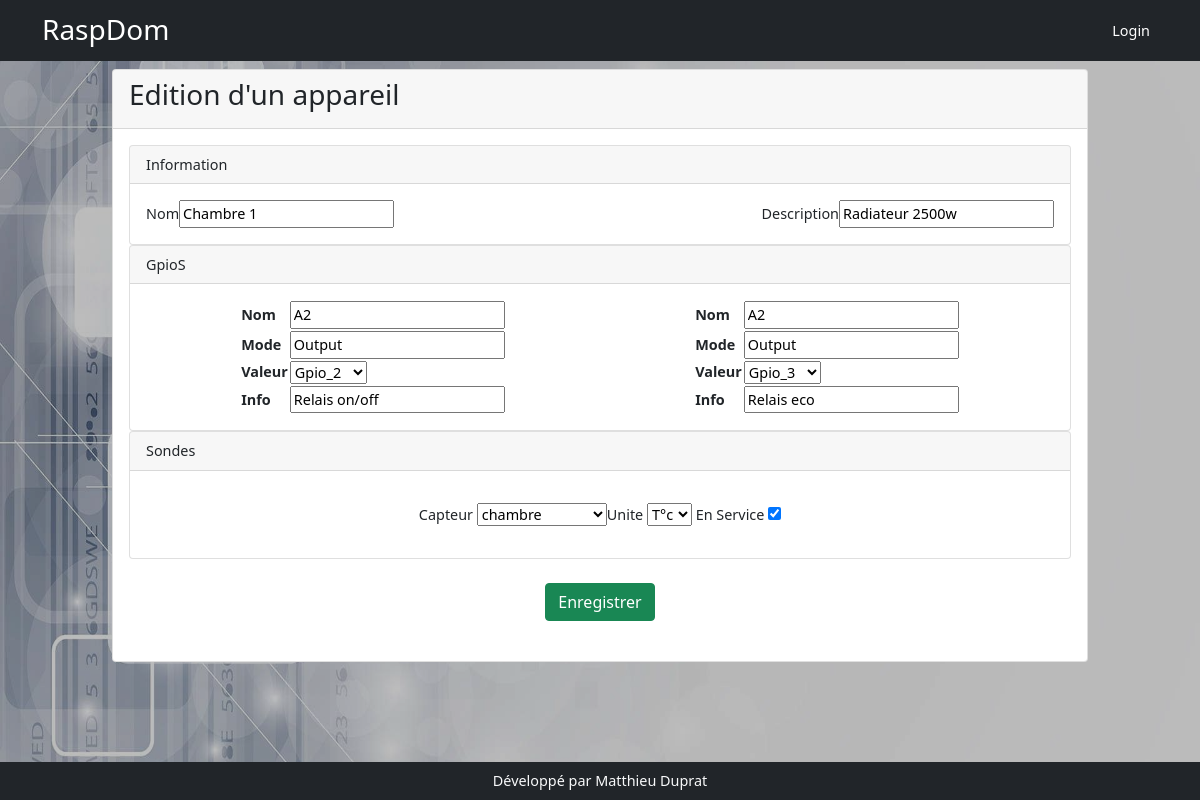
Page /appareil/1 on the earlier database version.
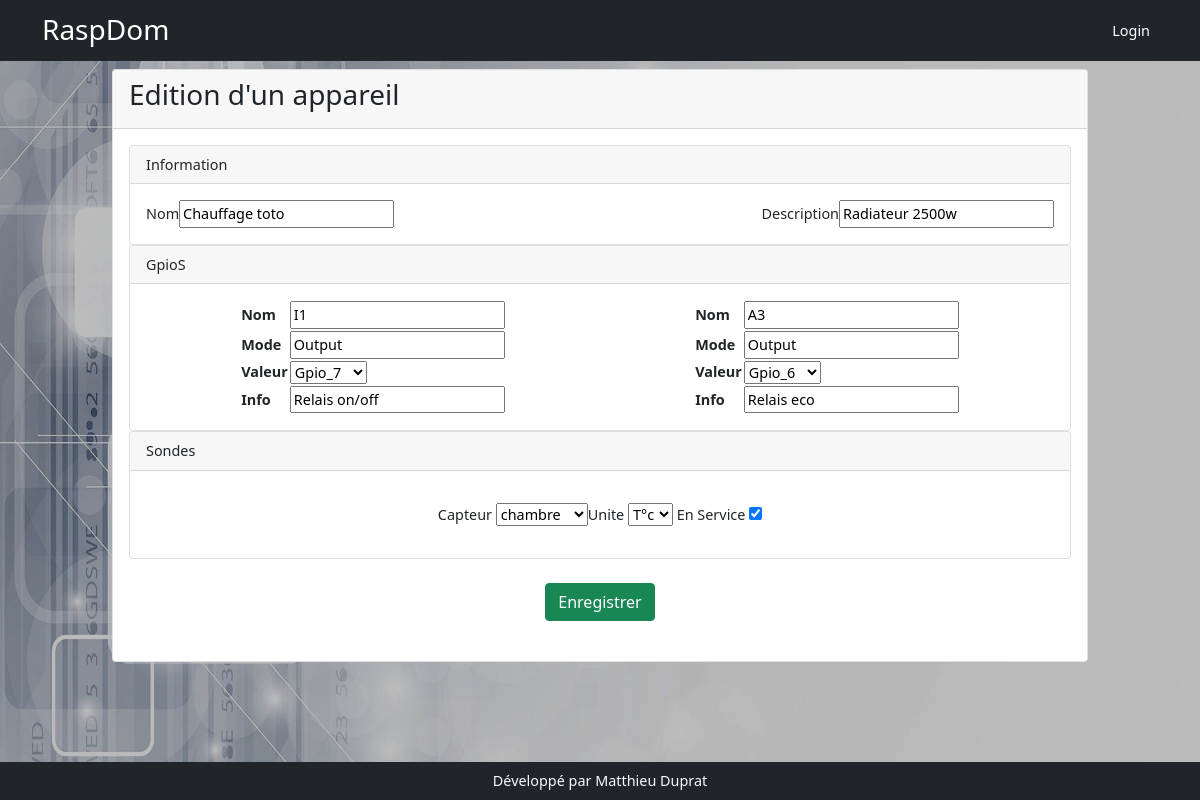
Same page on the later database version.
### models.py (models this page shows, shortened)
class Appareil(db.Model):
    id = db.Column(db.Integer, primary_key=True)
    nom = db.Column(db.String(200))
    description = db.Column(db.String(200))
    categorieappareil = db.Column(db.String(200), nullable=True)
    sortie = db.Column(db.String(200), nullable=True)
    image = db.Column(db.String(200), nullable=True)
    gpios = db.relationship('Gpio', backref='appareil', lazy=True)
    order_gpio = db.Column(db.String(200))
    nbre_gpio = db.Column(db.Integer)
    programmations = db.relationship('Programmation', backref='appareil_programmation', lazy=True)
    mode_de_marche = db.relationship('ModeDeMarche', uselist=False,  backref='appareil_mode_de_marche', lazy=True)
    auto = db.relationship('Auto', uselist=False, backref='appareil_auto', lazy=True)
    sonde_id = db.Column(db.Integer, db.ForeignKey('sonde.id'))
    sonde = db.relationship('Sonde', uselist=False, backref='appareil_sonde', lazy=True)
    manuel = db.relationship('Manuel', uselist=False, backref='appareil_ordre', lazy=True)
    label = db.Column(db.String(250))

### app.py (the view, shortened to what this page needs)
@app.route('/appareil/<int:appareil_id>', methods=['POST','GET'])
def edit_appareil(appareil_id):
    appareil = Appareil.query.get(appareil_id)
    appareilform = AppareilForm(obj=appareil, data=request.form)
    gpios = Gpio.query.order_by('mode','nom').all()
    print(appareilform.choices)
    for data in appareilform.gpios.data:
        print(data['valeur'])
        print(data)
    instance_appareil = globals()[appareil.categorieappareil](appareil)
    if appareilform.validate_on_submit():
        if instance_appareil.sonde:
            sonde = Sonde.query.get(int((appareilform.sondes.data)[0]['capteur']))
            if sonde is None:
                sonde = Sonde()
                sonde.appareil_id = appareil_id
            data = (appareilform.sondes.data)[0]
            sonde.appareil_id = appareil.id
            sonde.min = data['min']
            sonde.max = data['max']
            sonde.en_service = data['en_service']
            sonde.unite = data['unite']
            db.session.add(sonde)
            db.session.commit()
            appareil.sonde_id = sonde.id
        appareil.nom = appareilform.nom.data
        appareil.categorieappareil = appareilform.categorieappareil.data
        appareil.description = appareilform.description.data
        gpios_delete = Gpio.query.filter_by(appareil_id=appareil_id).all()
        gpios_order = list()
        if appareil.sonde_id:
            gpios_order.append('ds1820_'+str(sonde.id))
        for data in gpios_delete:
            db.session.delete(data)
            db.session.commit()
        for data in appareilform.gpios.data:
            gpioform = GpioForm()
            gpioform.nom.data = data['nom']
            gpioform.mode.data = data['mode']
            gpioform.valeur.data = data['valeur']
            gpioform.info.data = data['info']
            gpio = Gpio()
            gpios_order.append(data['valeur'])
            gpio.appareil_id = appareil_id
            if gpioform.validate_on_submit():
                gpioform.populate_obj(gpio)
                db.session.add(gpio)
        appareil.order_gpio = json.dumps(gpios_order)
        db.session.add(appareil)
        db.session.commit()
        if reload():
            print('reload')
        return redirect(url_for('appareils'))
    else:
        print(appareilform.errors)
    appareilform = AppareilForm(obj=appareil, data=request.form)
    if instance_appareil.sonde:
        sonde = appareil.sonde
        if sonde is None:
            sonde = Sonde()
        if appareilform.sondes.__len__()<1:
            sondeform = SondeForm(obj=sonde)
            sondeform.unite = sonde.unite
            sondeform.min = sonde.min
            sondeform.max = sonde.max
            sondeform.en_service = sonde.en_service
            sondeform.type_sonde = sonde.type_sonde
            sondeform.capteur = sonde.id
            appareilform.sondes.append_entry(sondeform)
    return render_template('appareil/appareil_edit.html', appareilform=appareilform, gpios=gpios, appareil=appareil, isSonde=instance_appareil.sonde)

### forms.py
class AppareilForm(FlaskForm):
    choices = list()
    for name, obj in inspect.getmembers(Appareils):
        if inspect.isclass(obj) :
            try:
                if obj.label.__doc__ != None:
                    choices.append((obj.__name__,obj.label.__doc__))
            except:
                print('no label')
    categorieappareil = SelectField(choices=choices)
    nom = StringField()
    description = StringField()
    gpios = FieldList(FormField(GpioForm))
    sondes = FieldList(FormField(SondeForm))

class GpioForm(FlaskForm):
    nom = StringField()
    mode = StringField(render_kw={'readonly': True})
    valeur = SelectField(choices=[], validate_choice=False,render_kw={'data-select':'gpio'})
    info = StringField(render_kw={'readonly': True})
    def __init__(self, *args, **kwargs):
        super(GpioForm, self).__init__(*args, **kwargs)
        gpio = Gpio()
        self.valeur.choices = gpio.get_free_gpio()

### templates/appareil/appareil_edit.html (shortened to what this page needs)
{% extends 'base.html'%}
{% block content %}
<div class="row">
    <div class="col-md-10 mx-auto ">
        <div class="card">
            <div class="card-header"><h3>Edition d'un appareil</h3></div>
            <div class="card-body">
                <form action="" method="post">
                    <div class="row">
                        <div class="col-12">
                                <div class="card">
                                    <div class="card-header">Information</div>
                                    <div class="card-body d-flex justify-content-between">
                                        <div>{{appareilform.nom.label}}{{appareilform.nom}}</div>
                                            <div>{{appareilform.description.label}}{{appareilform.description}}</div>
                                    </div>
                    </div>
                        </div>
                    </div>
                    {% if appareilform.gpios %}
                    <div class="row">
                        <div class="col-12">
                                <div class="card">
                                    <div class="card-header">GpioS</div>
                                    <div class="d-flex justify-content-around card-body">
                                        {% for data in appareilform.gpios %}
                                            <div class="">{{data}}</div>
                                        {% endfor %}
                                    </div>
                                </div>
                        </div>
                    </div>
 {% endif %}
                    {% if isSonde %}
                    <div class="row">
                        <div class="col-12">
                         <div class="card ">
                        <div class="card-header">Sondes</div>
                        <div class="card-body">
                        {% for data in appareilform.sondes %}
                            <div class="d-flex justify-content-center">
                                 <p>{{data.capteur.label}} {{data.capteur}}</p>
                                <p>{{data.unite.label}} {{data.unite}} {{data.en_service.label}}  {{data.en_service}}</p>
                            </div>
                        {% endfor %}
                        </div>
                    </div>
                    </div>
                    </div>
                    {% endif %}
                        <div class="text-center mx-auto my-4">
                            <input class="btn btn-success" type="submit" value="Enregistrer">
                        </div>
                </form>
            </div>
    </div>
        </div>
</div>
{% endblock %}

Differences in the rows shown:
changed Appareil "Radiateur 2500w": nom "Chambre 1" → "Chauffage toto"
Other differences:
form field data: "A2" → "I1"
form field data: "Gpio_2" → "Gpio_7"
form field data: "A2" → "A3"
form field data: "Gpio_3" → "Gpio_6"
